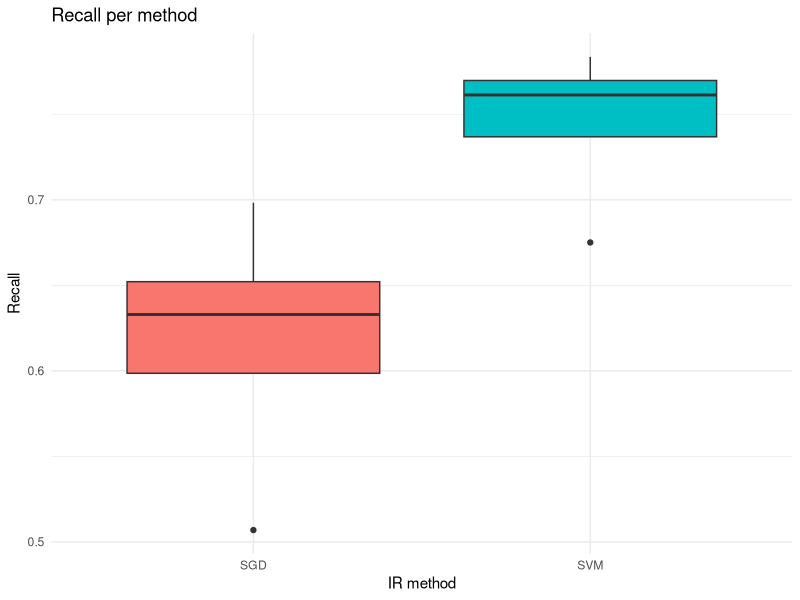

R code for this plot:
#loading library
require("ggplot2")

# selecting the current directory
setwd("/Users/tassiovale/Dropbox/PhD Thesis/trace2vary/trace_recovery/results/")

# read csv file
data <- read.csv("2018-05-09_20h15m_output.csv")

chart <- ggplot(data=data, aes(x=method, y=recall, fill=method)) +
    geom_boxplot() +
    theme_minimal() +
    ggtitle("Recall per method") +
    labs(x="IR method", y="Recall") +
    scale_fill_discrete(guide=FALSE)

ggsave("2018-05-09_20h15m_recall_chart.eps")
